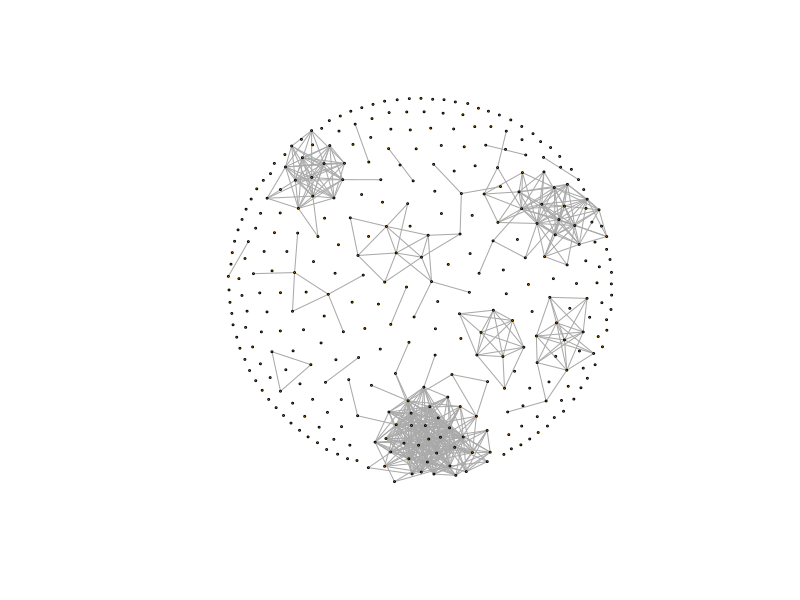
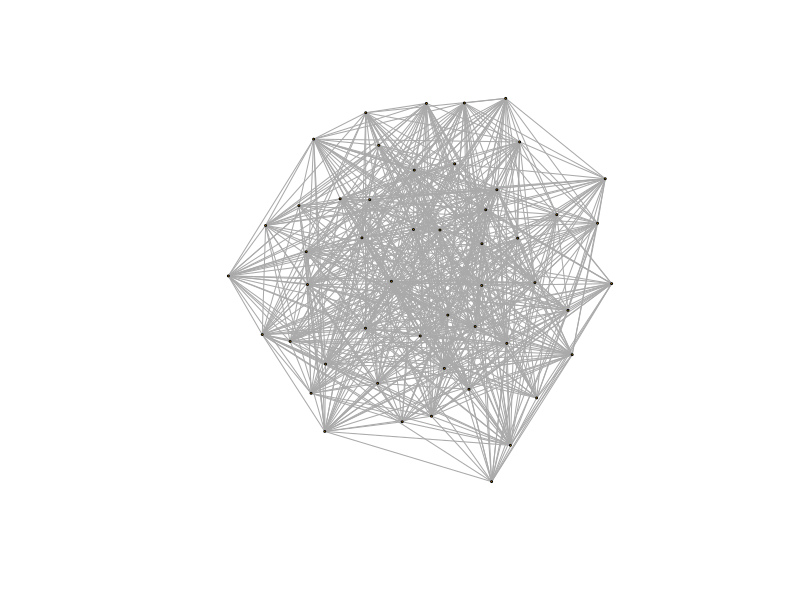
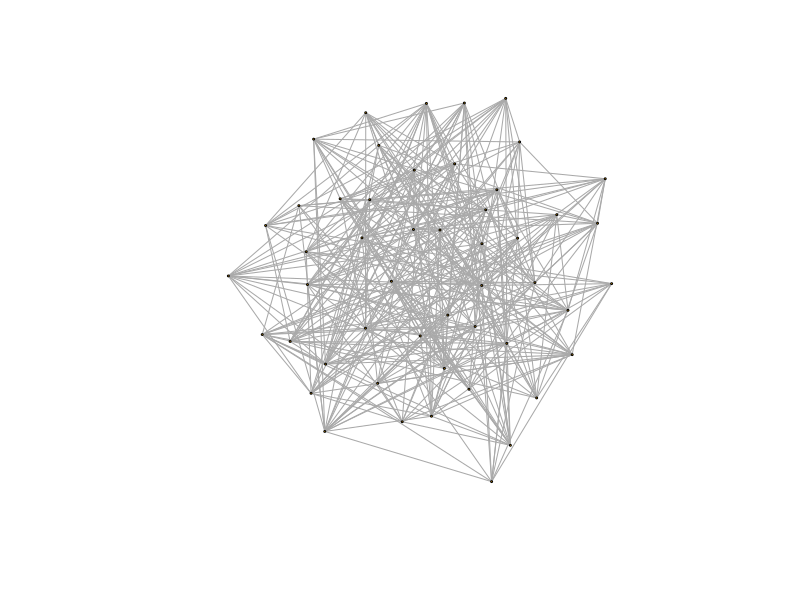
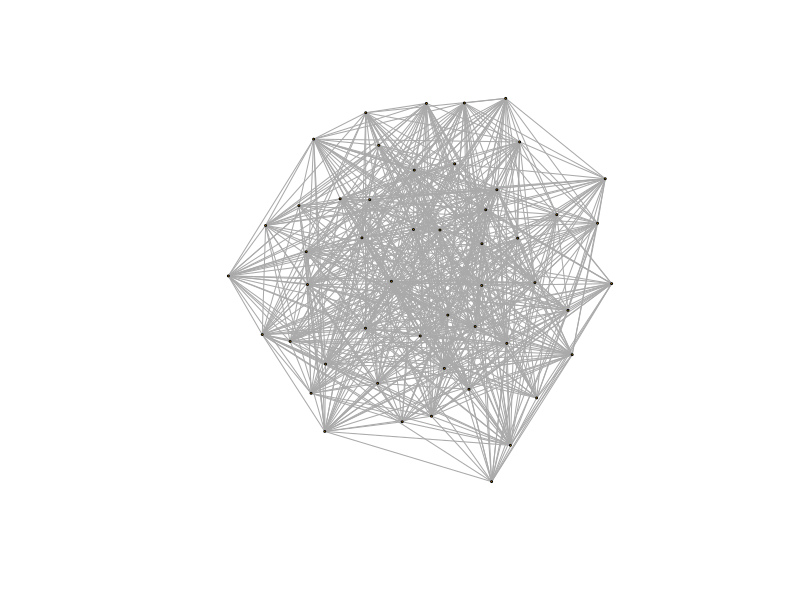
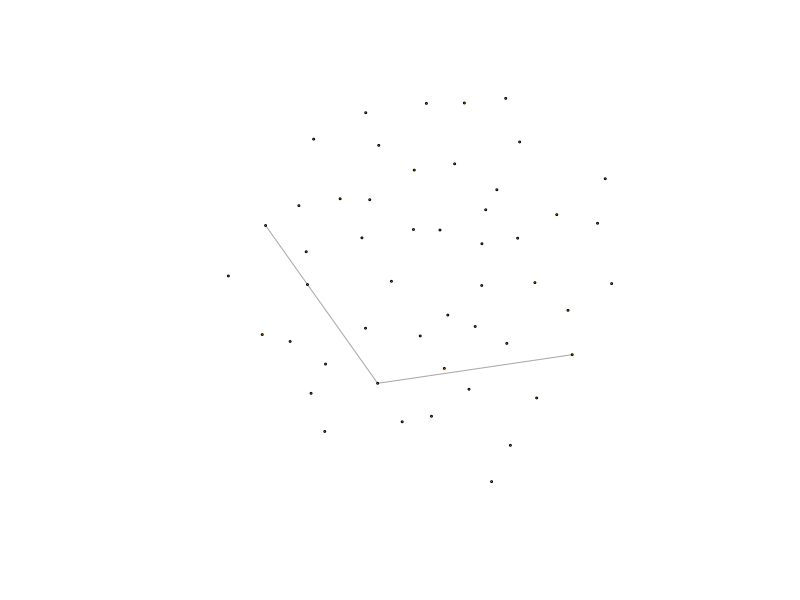

Reproduce these figures in R, in order.
# excercise 2: MI filtering and network construction----

library(tidyverse)
library(igraph)
library(tidygraph)
library(ggraph)

# read data ----

mi_matrix <- read_delim(file = "mi_matrix.txt", delim = "\t")

y <- 
  mi_matrix |> 
  select(-1) |> 
  as.matrix()

rownames(y) <- mi_matrix$gene  

# diagonal by definition should be zero (avoid self loops) ----
diag(y) <- 0

################################################################################
# binarize  using a threshold ----
################################################################################

threshold <-quantile(x = y, probs = 0.99)

z <- ifelse(y >= threshold, 1, 0)

# and make a network out of it ----

g <- graph_from_adjacency_matrix(z, mode = "undirected")

mi_layout = layout_with_kk(g)

plot(g, layout = mi_layout, vertex.size = 1, vertex.label="")

#write_graph(g, file = "example_graph.graphml", format = "graphml")

# what if we try other thresholds?


################################################################################
# binarize  using a local threshold ----

# time intensive!!!
################################################################################


# let's define the disparity function ----

# Function to calculate disparity
calculate_disparity <- function(g, weight_attr = "weight") {
  # Create a new graph to store the results
  B <- g
  
  # Get the number of vertices
  vertices <- V(g)
  
  for (u in vertices) {
    # Get neighbors of node u
    neighbors_u <- neighbors(g, u)
    k <- length(neighbors_u)

        # Continue only if node has more than one neighbor
    if (k > 1) {
      # Sum of weights of edges connected to node u
      # Get the edges incident to node u
      edges_u <- E(g)[.inc(u)]
      # Sum of weights of edges connected to node u
      
      weights <- edge_attr(graph = g, name = weight_attr, index = edges_u)

      sum_w <- sum(weights)  # Access edge weights directly

            # Iterate through each neighbor v of u
      for (v in neighbors_u) {
        # Get the edge index between u and v
        edge_uv <- E(g, P = c(u, v))
        
        # Get the weight of the edge between u and v
        w <- edge_attr(graph = g, name = weight_attr, index = edge_uv)
        # Calculate p_ij
        p_ij <- w / sum_w
        
        # Calculate alpha_ij using integration
        alpha_ij <- 1 - (k - 1) * integrate(function(x) (1 - x)^(k - 2), 0, p_ij)$value
        
        # Set alpha value for the edge
        E(B)[edge_uv]$alpha <- round(alpha_ij, 4)
      }
    }
  }
  
  return(B)
}

set.seed(725)
{g_er <- erdos.renyi.game(n = 50, p.or.m = 0.5, type = "gnp", directed = "F")%>%
  set_edge_attr("weight", value = runif(ecount(.), 1, 10))
}
# Calculate disparity
g_er <- calculate_disparity(g_er)

mi_layout = layout_with_kk(g_er)
plot(g_er, layout = mi_layout, vertex.size = 1, vertex.label="")

g_er_filtered <- delete_edges(graph = g_er, edges = E(g_er)[alpha > 0.4])
plot(g_er_filtered, layout = mi_layout, vertex.size = 1, vertex.label="")


################################################################################
# binarize  using a dpi ----

# time intensive!!!
################################################################################

# Function to apply Data Processing Inequality filter with a threshold
dpi_filter <- function(mi_matrix, threshold = 0.15) {
  n <- nrow(mi_matrix)
  
  # Loop over all triplets (i, j, k)
  for (i in 1:(n-2)) {
    for (j in (i+1):(n-1)) {
      for (k in (j+1):n) {
        mi_ij <- mi_matrix[i, j]
        mi_ik <- mi_matrix[i, k]
        mi_jk <- mi_matrix[j, k]
        
        # Remove edges based on DPI and threshold
        if (mi_ik < threshold || mi_ik > min(mi_ij, mi_jk)) {
          mi_matrix[i, k] <- 0  # Remove indirect edge i-k
          mi_matrix[k, i] <- 0
        }
        if (mi_jk < threshold || mi_jk > min(mi_ij, mi_ik)) {
          mi_matrix[j, k] <- 0  # Remove indirect edge j-k
          mi_matrix[k, j] <- 0
        }
      }
    }
  }
  
  return(mi_matrix)
}

m_er <- as_adjacency_matrix(g_er, attr = "weight")

filtered_mi_matrix <- dpi_filter(m_er, threshold = 0.15)


mi_layout = layout_with_kk(g_er)
plot(g_er, layout = mi_layout, vertex.size = 1, vertex.label="")

g_er_filtered <- graph_from_adjacency_matrix(filtered_mi_matrix, mode = "undirected", weighted = T)
plot(g_er_filtered, layout = mi_layout, vertex.size = 1, vertex.label="")
